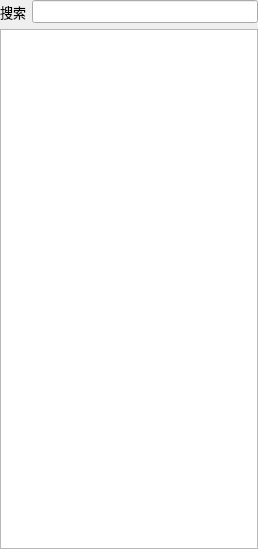
<?xml version="1.0" encoding="UTF-8"?>
<ui version="4.0">
 <class>UiBucketsListWidget</class>
 <widget class="QWidget" name="UiBucketsListWidget">
  <property name="geometry">
   <rect>
    <x>0</x>
    <y>0</y>
    <width>258</width>
    <height>549</height>
   </rect>
  </property>
  <property name="font">
   <font>
    <pointsize>10</pointsize>
   </font>
  </property>
  <property name="windowTitle">
   <string>Form</string>
  </property>
  <layout class="QVBoxLayout" name="verticalLayout">
   <property name="spacing">
    <number>6</number>
   </property>
   <property name="leftMargin">
    <number>0</number>
   </property>
   <property name="topMargin">
    <number>0</number>
   </property>
   <property name="rightMargin">
    <number>0</number>
   </property>
   <property name="bottomMargin">
    <number>0</number>
   </property>
   <item>
    <layout class="QHBoxLayout" name="horizontalLayout">
     <item>
      <widget class="QLabel" name="label">
       <property name="text">
        <string>搜索</string>
       </property>
      </widget>
     </item>
     <item>
      <widget class="UiComboLine" name="lineEdit">
       <property name="font">
        <font>
         <pointsize>10</pointsize>
        </font>
       </property>
      </widget>
     </item>
    </layout>
   </item>
   <item>
    <widget class="QListView" name="listView"/>
   </item>
  </layout>
 </widget>
 <customwidgets>
  <customwidget>
   <class>UiComboLine</class>
   <extends>QLineEdit</extends>
   <header>src/fend/uicom/uicomboline.h</header>
  </customwidget>
 </customwidgets>
 <resources/>
 <connections/>
</ui>
